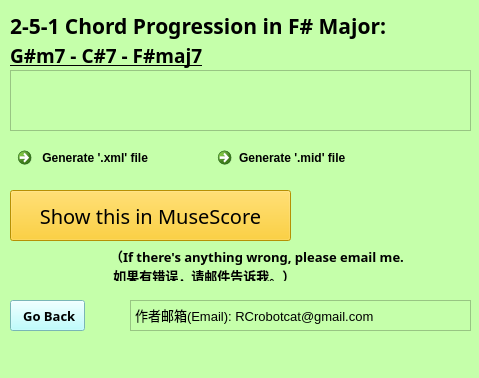
<?xml version="1.0" encoding="UTF-8"?>
<ui version="4.0">
 <class>F_major</class>
 <widget class="QMainWindow" name="F_major">
  <property name="geometry">
   <rect>
    <x>0</x>
    <y>0</y>
    <width>479</width>
    <height>378</height>
   </rect>
  </property>
  <property name="windowTitle">
   <string>MainWindow</string>
  </property>
  <property name="styleSheet">
   <string notr="true">background-color: rgb(197, 255, 170)</string>
  </property>
  <widget class="QWidget" name="centralwidget">
   <widget class="QLabel" name="label">
    <property name="geometry">
     <rect>
      <x>110</x>
      <y>250</y>
      <width>361</width>
      <height>31</height>
     </rect>
    </property>
    <property name="font">
     <font>
      <family>新宋体</family>
      <pointsize>10</pointsize>
      <bold>true</bold>
     </font>
    </property>
    <property name="text">
     <string>（If there's anything wrong, please email me.
 如果有错误，请邮件告诉我。）</string>
    </property>
   </widget>
   <widget class="QPushButton" name="BackButton">
    <property name="geometry">
     <rect>
      <x>10</x>
      <y>300</y>
      <width>75</width>
      <height>31</height>
     </rect>
    </property>
    <property name="font">
     <font>
      <family>Microsoft JhengHei</family>
      <pointsize>10</pointsize>
      <bold>true</bold>
     </font>
    </property>
    <property name="styleSheet">
     <string notr="true">QPushButton
{
    /*背景颜色*/  
    background-color: rgb(170, 255, 255);   
    color:black;
      
}
QPushButton:pressed
{
    
    /*按下时字向右移动4像素*/  
    padding-left:4px;
    /*按下时字向下移动4像素*/  
    padding-top:4px;
}</string>
    </property>
    <property name="text">
     <string> Go Back</string>
    </property>
   </widget>
   <widget class="QTextBrowser" name="textBrowser">
    <property name="geometry">
     <rect>
      <x>130</x>
      <y>300</y>
      <width>341</width>
      <height>31</height>
     </rect>
    </property>
    <property name="html">
     <string>&lt;!DOCTYPE HTML PUBLIC &quot;-//W3C//DTD HTML 4.0//EN&quot; &quot;http://www.w3.org/TR/REC-html40/strict.dtd&quot;&gt;
&lt;html&gt;&lt;head&gt;&lt;meta name=&quot;qrichtext&quot; content=&quot;1&quot; /&gt;&lt;meta charset=&quot;utf-8&quot; /&gt;&lt;style type=&quot;text/css&quot;&gt;
p, li { white-space: pre-wrap; }
hr { height: 1px; border-width: 0; }
li.unchecked::marker { content: &quot;\2610&quot;; }
li.checked::marker { content: &quot;\2612&quot;; }
&lt;/style&gt;&lt;/head&gt;&lt;body style=&quot; font-family:'Microsoft YaHei UI'; font-size:9pt; font-weight:400; font-style:normal;&quot;&gt;
&lt;p style=&quot; margin-top:0px; margin-bottom:0px; margin-left:0px; margin-right:0px; -qt-block-indent:0; text-indent:0px;&quot;&gt;&lt;span style=&quot; font-size:10pt;&quot;&gt;作者邮箱(Email): RCrobotcat@gmail.com&lt;/span&gt;&lt;/p&gt;&lt;/body&gt;&lt;/html&gt;</string>
    </property>
   </widget>
   <widget class="QPushButton" name="showInMuseScore">
    <property name="geometry">
     <rect>
      <x>10</x>
      <y>190</y>
      <width>281</width>
      <height>51</height>
     </rect>
    </property>
    <property name="font">
     <font>
      <family>Eras Bold ITC</family>
      <pointsize>15</pointsize>
     </font>
    </property>
    <property name="styleSheet">
     <string notr="true">QPushButton
{
    /*背景颜色*/  
    background-color: rgb(255, 201, 6);   
    color:black;
      
}
QPushButton:pressed
{
    
    /*按下时字向右移动4像素*/  
    padding-left:4px;
    /*按下时字向下移动4像素*/  
    padding-top:4px;
}</string>
    </property>
    <property name="text">
     <string>Show this in MuseScore</string>
    </property>
   </widget>
   <widget class="QLabel" name="major_keys_2">
    <property name="geometry">
     <rect>
      <x>10</x>
      <y>40</y>
      <width>381</width>
      <height>31</height>
     </rect>
    </property>
    <property name="font">
     <font>
      <family>Ink Free</family>
      <pointsize>14</pointsize>
      <italic>false</italic>
      <bold>true</bold>
      <underline>true</underline>
     </font>
    </property>
    <property name="text">
     <string>G#m7 - C#7 - F#maj7</string>
    </property>
   </widget>
   <widget class="QLabel" name="major_keys">
    <property name="geometry">
     <rect>
      <x>10</x>
      <y>10</y>
      <width>381</width>
      <height>31</height>
     </rect>
    </property>
    <property name="font">
     <font>
      <family>Baskerville Old Face</family>
      <pointsize>16</pointsize>
      <italic>false</italic>
      <bold>true</bold>
      <underline>false</underline>
     </font>
    </property>
    <property name="text">
     <string>2-5-1 Chord Progression in F# Major: </string>
    </property>
   </widget>
   <widget class="QListView" name="listView">
    <property name="geometry">
     <rect>
      <x>10</x>
      <y>70</y>
      <width>461</width>
      <height>61</height>
     </rect>
    </property>
    <property name="styleSheet">
     <string notr="true">border-image: url(:/F#major.png);</string>
    </property>
   </widget>
   <widget class="QCommandLinkButton" name="generate_xml">
    <property name="geometry">
     <rect>
      <x>10</x>
      <y>140</y>
      <width>181</width>
      <height>41</height>
     </rect>
    </property>
    <property name="styleSheet">
     <string notr="true">QCommandLinkButton
{
    /*背景颜色*/  
    background-color: rgb(211, 207, 255);   
    color:black;
      
}
QCommandLinkButton:pressed
{
    
    /*按下时字向右移动4像素*/  
    padding-left:4px;
    /*按下时字向下移动4像素*/  
    padding-top:4px;
}</string>
    </property>
    <property name="text">
     <string> Generate '.xml' file</string>
    </property>
   </widget>
   <widget class="QCommandLinkButton" name="generate_mid">
    <property name="geometry">
     <rect>
      <x>210</x>
      <y>140</y>
      <width>181</width>
      <height>41</height>
     </rect>
    </property>
    <property name="styleSheet">
     <string notr="true">QCommandLinkButton
{
    /*背景颜色*/  
    background-color: rgb(211, 207, 255);   
    color:black;
      
}
QCommandLinkButton:pressed
{
    
    /*按下时字向右移动4像素*/  
    padding-left:4px;
    /*按下时字向下移动4像素*/  
    padding-top:4px;
}</string>
    </property>
    <property name="text">
     <string>Generate '.mid' file</string>
    </property>
   </widget>
  </widget>
  <widget class="QMenuBar" name="menubar">
   <property name="geometry">
    <rect>
     <x>0</x>
     <y>0</y>
     <width>479</width>
     <height>22</height>
    </rect>
   </property>
  </widget>
  <widget class="QStatusBar" name="statusbar"/>
 </widget>
 <resources>
  <include location="251pic/F#maj.qrc"/>
 </resources>
 <connections/>
</ui>
